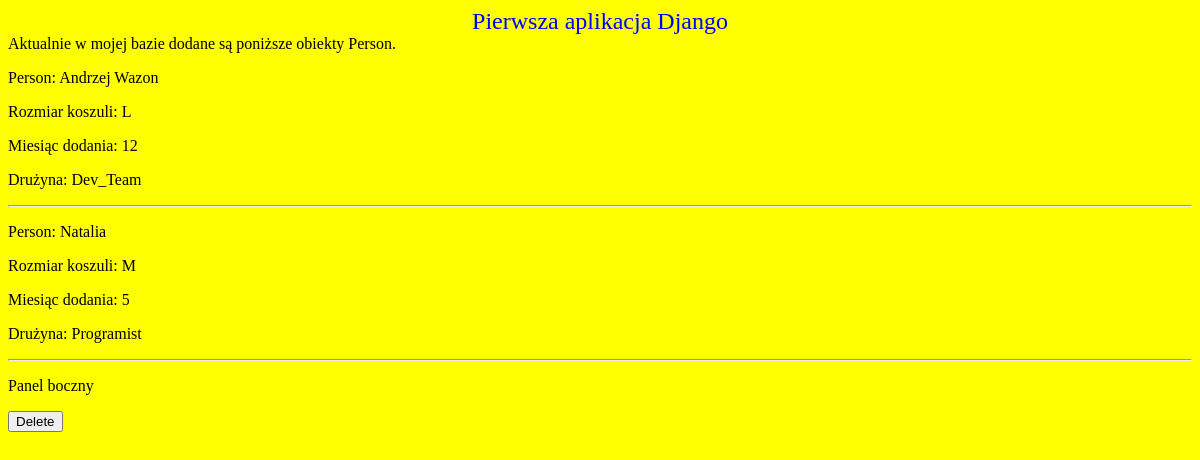
Before: /folder_aplikacji/persons_html/ (signed in) with the older database file.
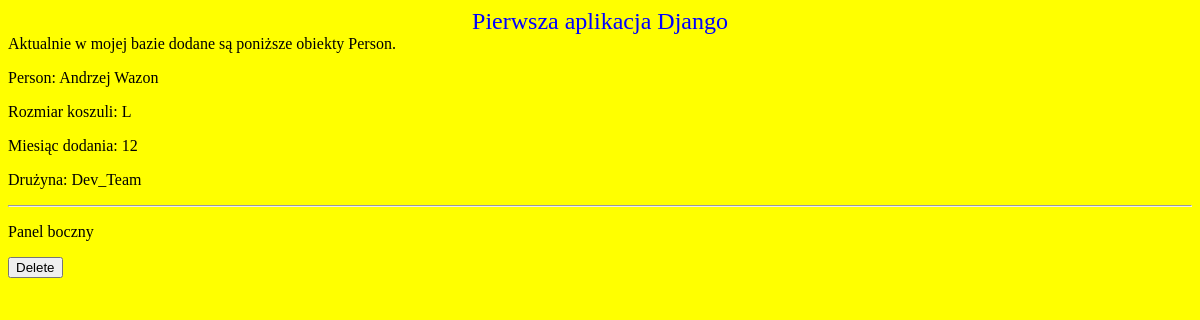
After: the same page with the newer database file.
### folder_aplikacji/models.py (models this page shows, shortened)
class Person(models.Model):
    name = models.CharField(max_length=60)
    pseudonim = models.CharField(max_length=80, default="")
    shirt_size = models.CharField(max_length=1, choices=SHIRT_SIZES, default=SHIRT_SIZES[0][0])
    month_added = models.IntegerField(choices=MONTHS.choices, default=MONTHS.choices[0][0])
    team = models.ForeignKey(Team, null=True, blank=True, on_delete=models.SET_NULL)

class Team(models.Model):
    name = models.CharField(max_length=60)
    country = models.CharField(max_length=2)

### folder_aplikacji/views.py (the view)
# urls.py: path("persons_html/", views.person_list_html),
@login_required
@permission_required('folder_aplikacji.view_person')
def person_list_html(request):
    persons = Person.objects.all()
    return render(request,
                  "folder_aplikacji/person/list.html",
                  {'persons': persons})

### folder_aplikacji/templates/folder_aplikacji/person/list.html (shortened to what this page needs)
{% extends "folder_aplikacji/base.html" %}
{% block content %}
Aktualnie w mojej bazie dodane są poniższe obiekty Person.
{% for person in persons %}
<p>Person: {{ person.name }}</p>
<p>Rozmiar koszuli: {{ person.shirt_size }}</p>
<p>Miesiąc dodania: {{ person.month_added }}</p>
<p>Drużyna: {{ person.team.name }}</p>
<hr>
{% endfor %}
{% endblock %}

Changed rows visible on the page:
removed Person: name "Natalia", shirt_size "M", month_added "5", team.name "Programist"
